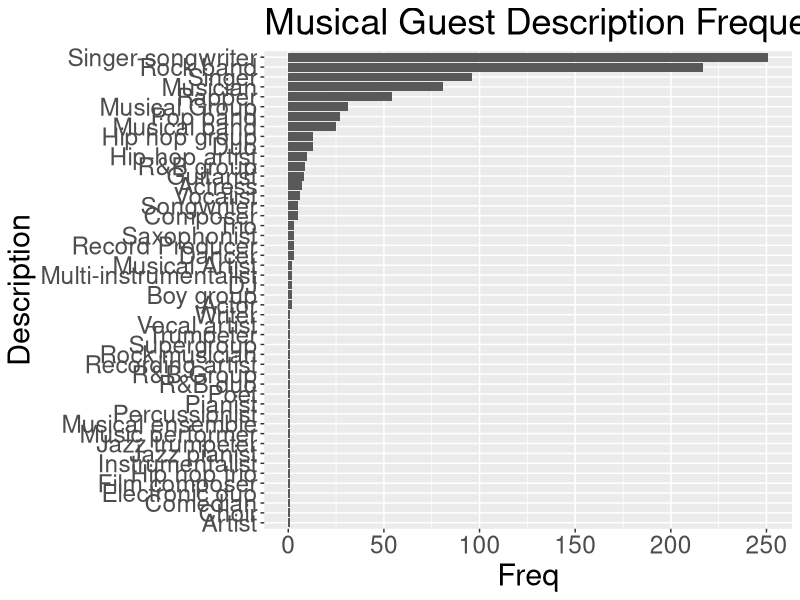
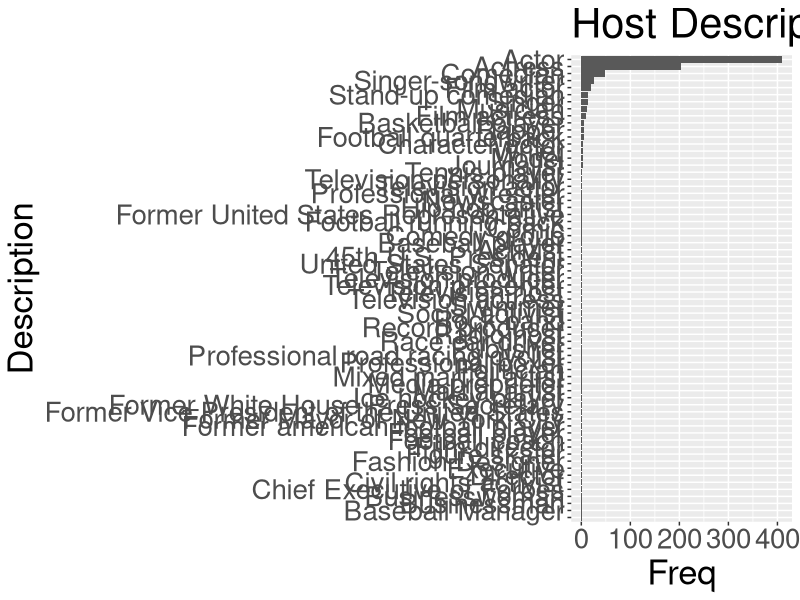
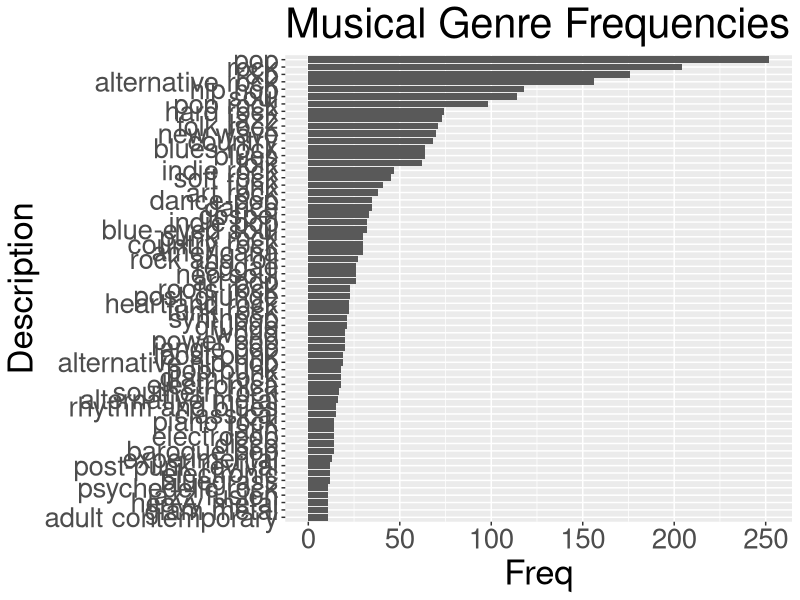
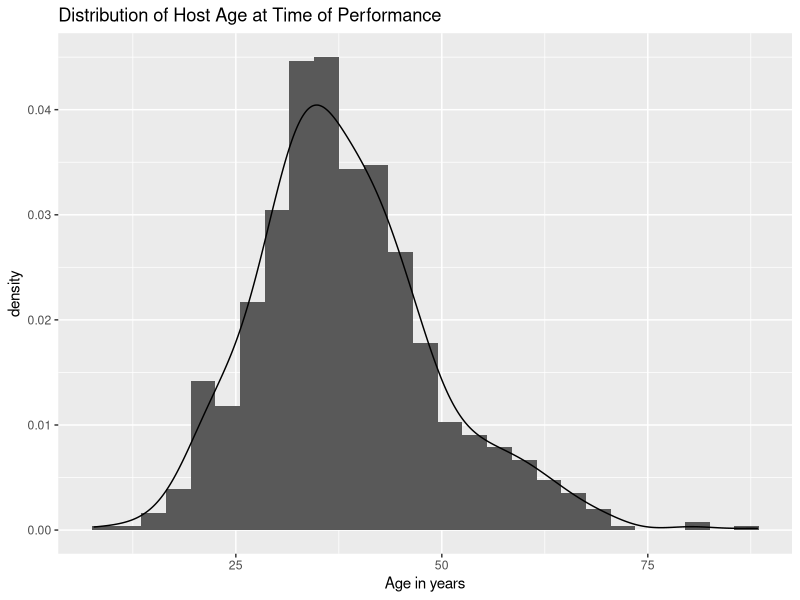

Write R code to recreate these figures, in order.
## ---- chunk 1
hosts = read.csv("data/hosts3.csv")
musical_guests = read.csv("data/musical_guests3.csv")
## ---- chunk 2
library(ggplot2)
library(dplyr)
music_descriptions = musical_guests %>% group_by(description) %>% summarise(Freq = n())
ggplot(data = music_descriptions) + geom_bar(aes(x=reorder(description, Freq), y=Freq), stat="Identity") +
  coord_flip() + theme(text = element_text(size=22)) + 
  labs(title="Musical Guest Description Frequencies", x="Description")
## ---- chunk 3
host_descriptions = hosts %>% group_by(description) %>% summarise(Freq = n())
ggplot(data = host_descriptions) + geom_bar(aes(x=reorder(description, Freq), y=Freq), stat="Identity") +
  coord_flip() + theme(text = element_text(size=25)) + 
  labs(title="Host Description Frequencies", x="Description")
## ---- chunk 4
library(tidyr)
genre_freqs <- musical_guests %>% mutate(genres = strsplit(as.character(genres), ",")) %>%
  unnest(genres) %>% group_by(genres) %>% summarise(Freq = n()) %>% filter(Freq > 10)
ggplot(data = genre_freqs) + geom_bar(aes(x=reorder(genres, Freq), y=Freq), stat="Identity") +
  coord_flip() + theme(text = element_text(size=25)) + 
  labs(title="Musical Genre Frequencies", x="Description")
## ---- chunk 5
birthdays <- as.POSIXct(hosts$bday, format='%Y-%m-%d')
show_dates <- as.POSIXct(hosts$date, format='%Y-%m-%d')
diffs <- difftime(show_dates,birthdays,units="days") / 365
df <- data.frame(diffs)
ggplot(data = df, aes(x=diffs)) + geom_histogram(binwidth = 3, aes(y = ..density..)) + 
  geom_density(bw = 3) + labs(title="Distribution of Host Age at Time of Performance", x = "Age in years")
